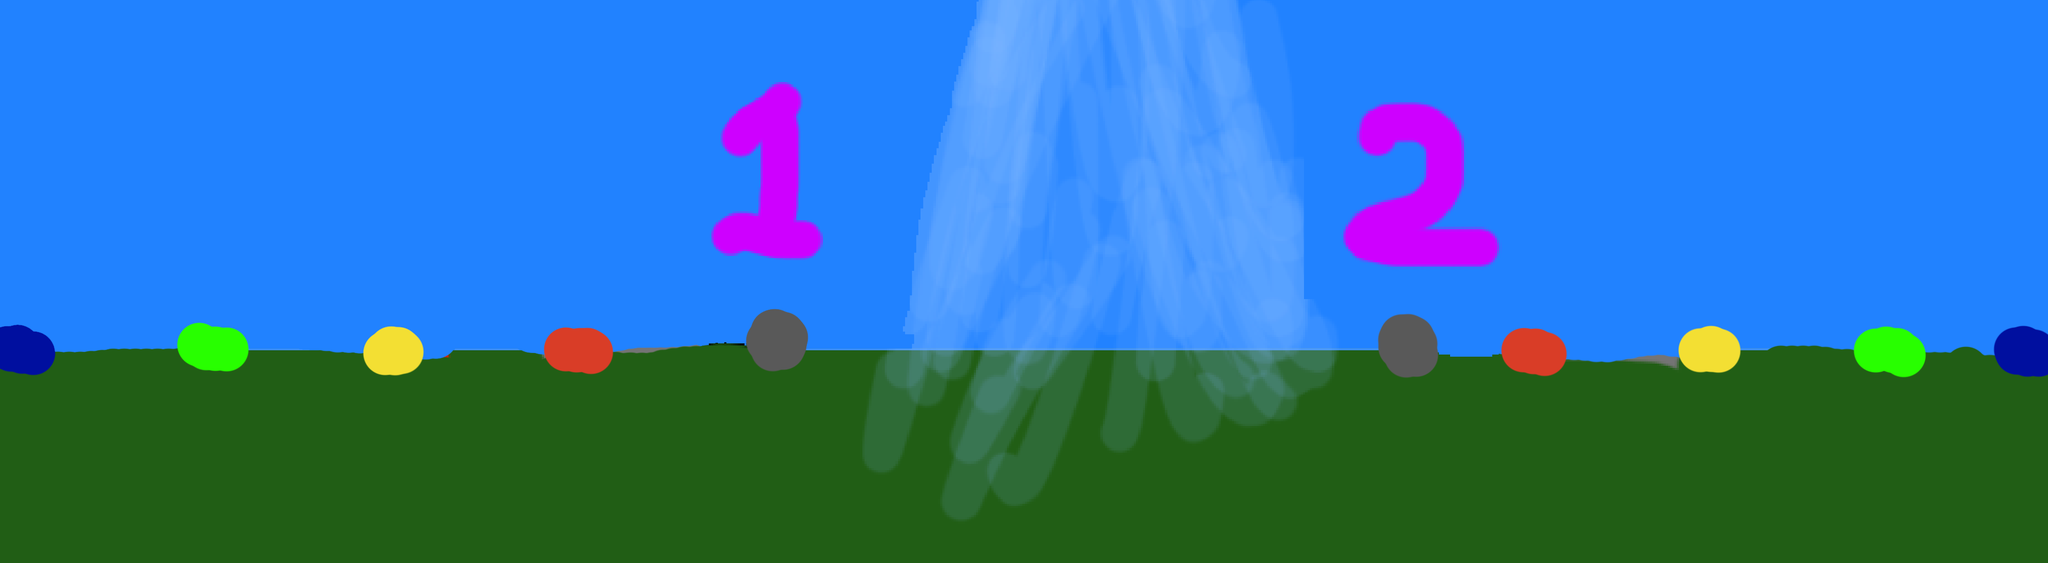

A level layout from a 2D game, rendered from its tile map. Below: a short description, then the map file with tile-grid data replaced by summaries:
An orthogonal 120x33 tile map with 32x32 px tiles, 1 tile layer (Tile Layer 1).

<map version="1.0" orientation="orthogonal" width="120" height="33" tilewidth="32" tileheight="32">
 <tileset firstgid="1" name="Background" tilewidth="3840" tileheight="1080">
  <image source="../images/Background.png" width="3840" height="1080" />
 </tileset>
 <layer name="Tile Layer 1" width="120" height="33">
  <data>[3960 cells, 1 non-empty, 1 distinct tile ids]</data>
 </layer>
 <objectgroup name="GameObjects" width="120" height="33" />
</map>
